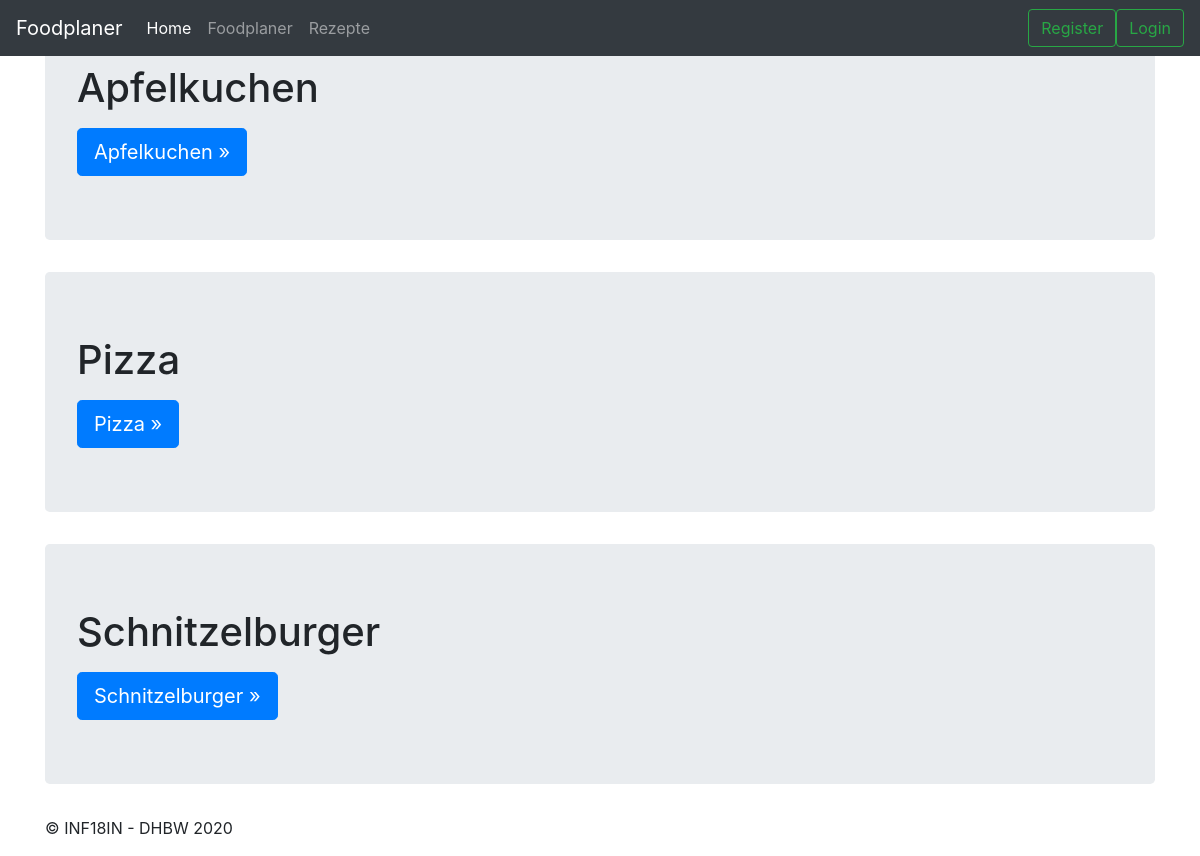
Before: /recipes/ with the older database file.
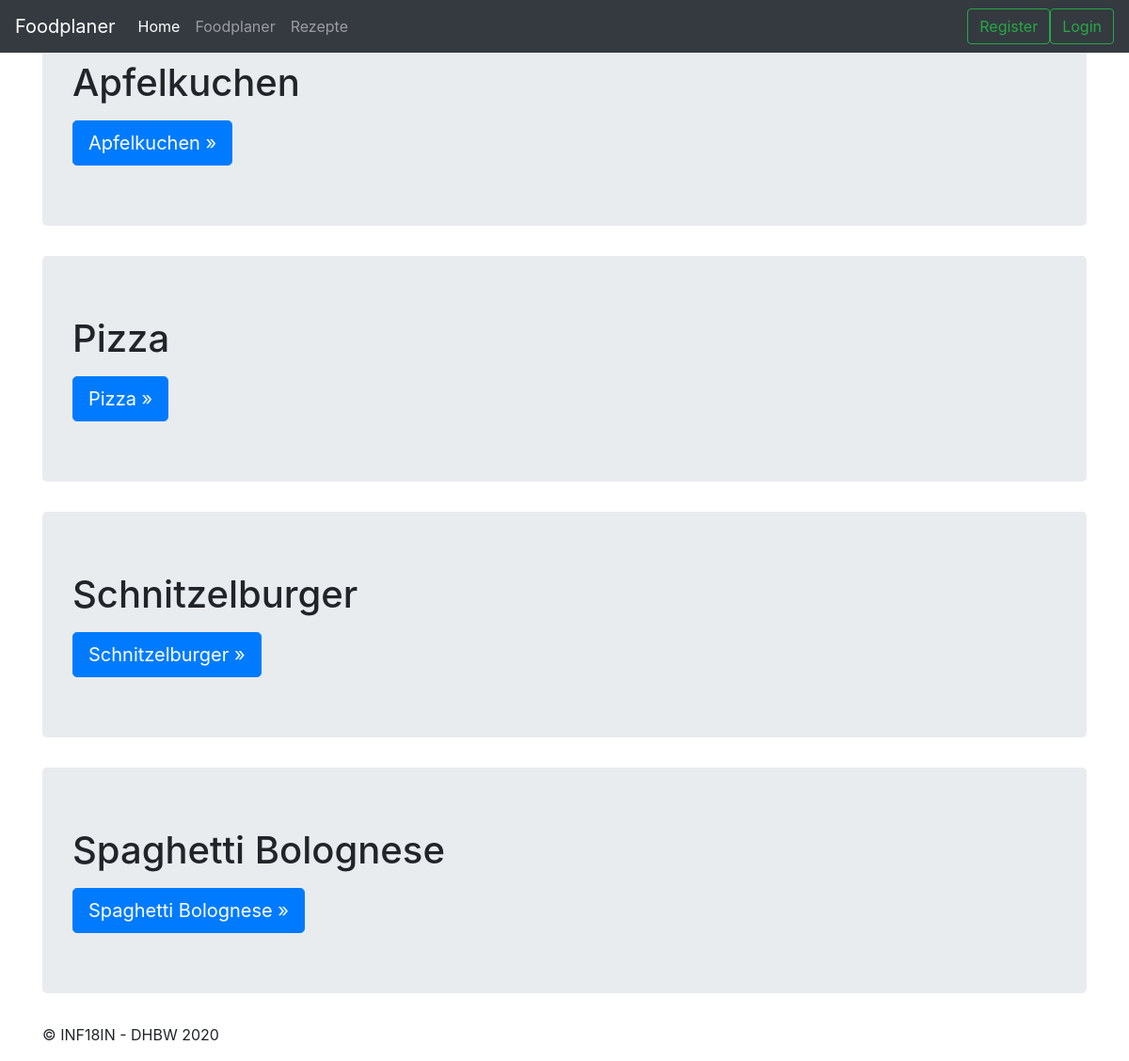
After: the same page with the newer database file.
### foodApp/models.py (models this page shows)
class Recipes(models.Model):
    title = models.CharField(max_length=200)
    ingredients = models.ForeignKey(Ingredients, on_delete=models.CASCADE)

### foodApp/views.py (the view)
# urls.py: path('recipes/', views.RecipesListView.as_view(), name='recipesList'),
class RecipesListView(generic.ListView):
    model = Recipes

### foodApp/templates/foodApp/recipes_list.html (shortened to what this page needs)
{% extends "foodApp/base.html" %}
{% block main_content %}
    <main role="main" class="container">
        {% for object in object_list  %}
            <div class="jumbotron">
                <h1>{{object.title}}</h1>
                <a class="btn btn-lg btn-primary" href="{% url 'foodApp:recipesDetail' object.id %}" role="button">{{object.title}} &raquo;</a>
            </div>
        {% endfor %}
    </main>
{% endblock main_content %}

Changed rows visible on the page:
added Recipes: title "Spaghetti Bolognese"
